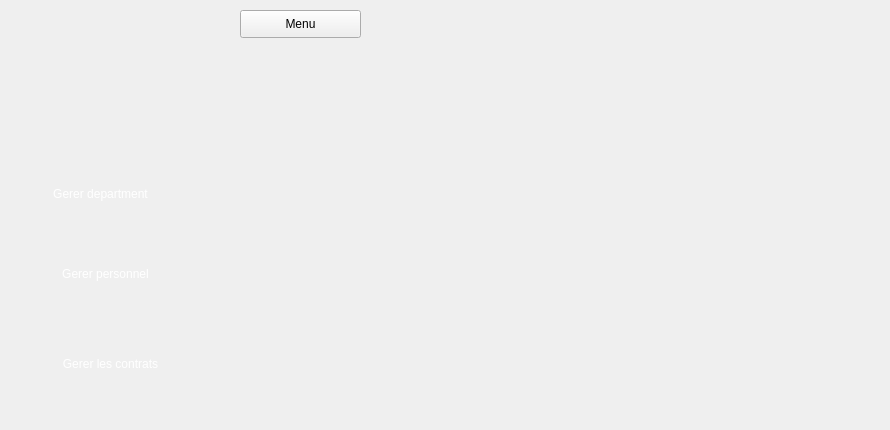
    <widget class="QWidget" name="page_12">
     <widget class="QPushButton" name="a_supprimer_3">
      <property name="geometry">
       <rect>
        <x>690</x>
        <y>90</y>
        <width>191</width>
        <height>141</height>
       </rect>
      </property>
      <property name="styleSheet">
       <string notr="true">background-color: transparent;
background: none;
border: none;
background-repeat: none;
color : white;
image: url(:/icon-supp2.png)</string>
      </property>
      <property name="text">
       <string/>
      </property>
     </widget>
     <widget class="QPushButton" name="pushButton_46">
      <property name="geometry">
       <rect>
        <x>20</x>
        <y>260</y>
        <width>171</width>
        <height>28</height>
       </rect>
      </property>
      <property name="styleSheet">
       <string notr="true">

background-color: transparent;
	font: 10pt &quot;Segoe UI Historic&quot;;
	color: rgb(255, 255, 255);
background: none;
border: none;
background-repeat: none;
</string>
      </property>
      <property name="text">
       <string>Gerer personnel</string>
      </property>
     </widget>
     <widget class="QLabel" name="selected2_32">
      <property name="geometry">
       <rect>
        <x>-10</x>
        <y>250</y>
        <width>231</width>
        <height>51</height>
       </rect>
      </property>
      <property name="styleSheet">
       <string notr="true">
background-color: transparent;
background: none;
	border-image: url(:/selected2.png);
border: none;
background-repeat: none;
</string>
      </property>
      <property name="text">
       <string/>
      </property>
     </widget>
     <widget class="QPushButton" name="a_modifier_3">
      <property name="geometry">
       <rect>
        <x>470</x>
        <y>90</y>
        <width>191</width>
        <height>141</height>
       </rect>
      </property>
      <property name="styleSheet">
       <string notr="true">background-color: transparent;
background: none;
border: none;
background-repeat: none;
color : white;
image : url(:/icon-modif2.png)</string>
      </property>
      <property name="text">
       <string/>
      </property>
     </widget>
     <widget class="QPushButton" name="b_vehicules_7">
      <property name="geometry">
       <rect>
        <x>20</x>
        <y>180</y>
        <width>161</width>
        <height>28</height>
       </rect>
      </property>
      <property name="styleSheet">
       <string notr="true">

background-color: transparent;
	font: 10pt &quot;Segoe UI Historic&quot;;
	color: rgb(255, 255, 255);
background: none;
border: none;
background-repeat none;
</string>
      </property>
      <property name="text">
       <string>Gerer department</string>
      </property>
     </widget>
     <widget class="QPushButton" name="a_afficher_3">
      <property name="geometry">
       <rect>
        <x>370</x>
        <y>280</y>
        <width>191</width>
        <height>141</height>
       </rect>
      </property>
      <property name="styleSheet">
       <string notr="true">background-color: transparent;
background: none;
border: none;
background-repeat: none;
color : white;
image:  url(:/icon-afficher2.png)</string>
      </property>
      <property name="text">
       <string/>
      </property>
     </widget>
     <widget class="QPushButton" name="a_ajouter_3">
      <property name="geometry">
       <rect>
        <x>250</x>
        <y>90</y>
        <width>191</width>
        <height>141</height>
       </rect>
      </property>
      <property name="styleSheet">
       <string notr="true">background-color: transparent;
background: none;
border: none;
background-repeat: none;
color : white;
image: url(:/icon-ajout2.psd);</string>
      </property>
      <property name="text">
       <string/>
      </property>
     </widget>
     <widget class="QPushButton" name="a_filtrer_4">
      <property name="geometry">
       <rect>
        <x>590</x>
        <y>280</y>
        <width>191</width>
        <height>141</height>
       </rect>
      </property>
      <property name="styleSheet">
       <string notr="true">background-color: transparent;
background: none;
border: none;
background-repeat: none;
color : white;
image : url(:/icon-stat.png);</string>
      </property>
      <property name="text">
       <string/>
      </property>
     </widget>
     <widget class="QPushButton" name="pushButton_92">
      <property name="geometry">
       <rect>
        <x>240</x>
        <y>10</y>
        <width>121</width>
        <height>28</height>
       </rect>
      </property>
      <property name="text">
       <string>Menu</string>
      </property>
     </widget>
     <widget class="QPushButton" name="b_vehicules_20">
      <property name="geometry">
       <rect>
        <x>30</x>
        <y>350</y>
        <width>161</width>
        <height>28</height>
       </rect>
      </property>
      <property name="styleSheet">
       <string notr="true">

background-color: transparent;
	font: 10pt &quot;Segoe UI Historic&quot;;
	color: rgb(255, 255, 255);
background: none;
border: none;
background-repeat none;
</string>
      </property>
      <property name="text">
       <string>Gerer les contrats</string>
      </property>
     </widget>
     <zorder>selected2_32</zorder>
     <zorder>a_supprimer_3</zorder>
     <zorder>pushButton_46</zorder>
     <zorder>a_modifier_3</zorder>
     <zorder>b_vehicules_7</zorder>
     <zorder>a_afficher_3</zorder>
     <zorder>a_ajouter_3</zorder>
     <zorder>a_filtrer_4</zorder>
     <zorder>pushButton_92</zorder>
     <zorder>b_vehicules_20</zorder>
    </widget>
